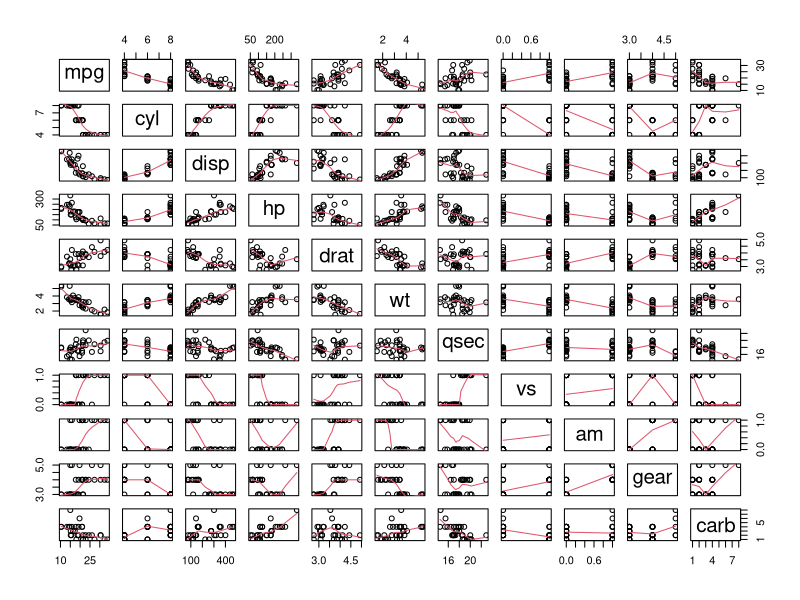
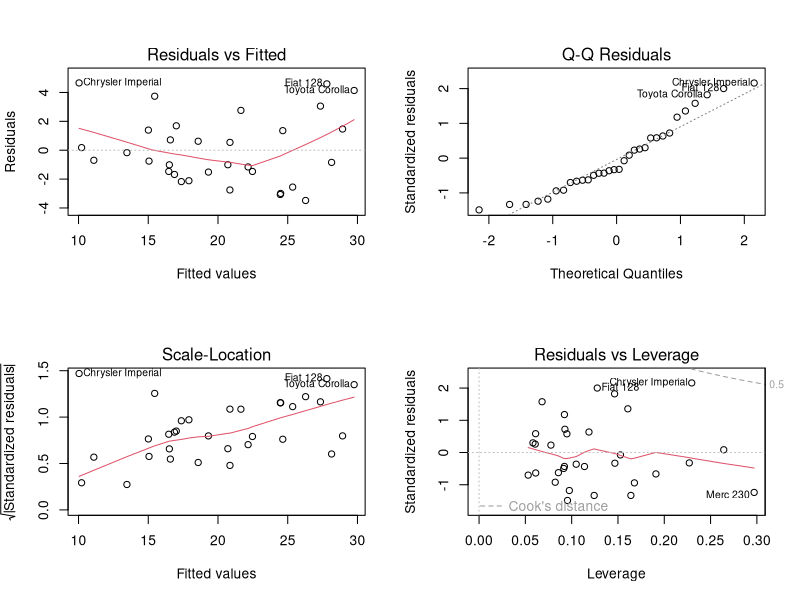
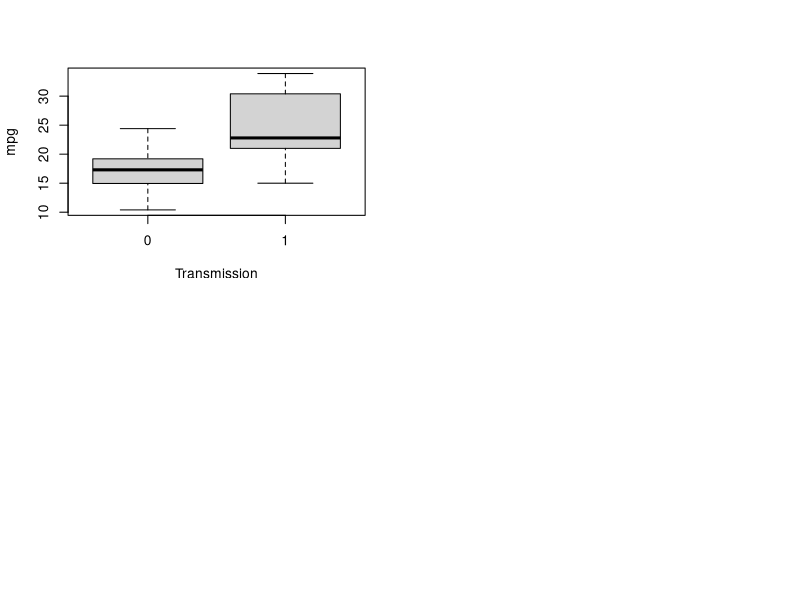

Write the R code that produced these figures, in order.
## ---- chunk 1

knitr::opts_chunk$set(echo = TRUE)

## ---- chunk 2

library(ggplot2)
data(mtcars)
head(mtcars) ## note am = transmission (0 - automatic, 1 - manual)
summary(mtcars)

## ---- chunk 3
aggregate(mpg~am, data = mtcars, mean)
## ---- chunk 4

## creates linear models with mpg and remaining variables
lm1 <- lm(mpg ~ ., data = mtcars) 
m2 <- step(lm1, direction = "both") 
summary(m2) 
## ---- chunk 5

m0 <- lm(mpg ~ am, data = mtcars)
anova(m0, m2)

## ---- chunk 6
t.test(mpg ~ am, data = mtcars)
## ---- chunk 7
## scatterplot matrix to visualize relationships
pairs(mpg~., data = mtcars, panel = panel.smooth, col = "9")

## ---- chunk 8

par(mfrow = c(2,2))
plot(m2)

## ---- chunk 9

boxplot(mpg ~ am, data = mtcars, ylab = "mpg", xlab = "Transmission")

